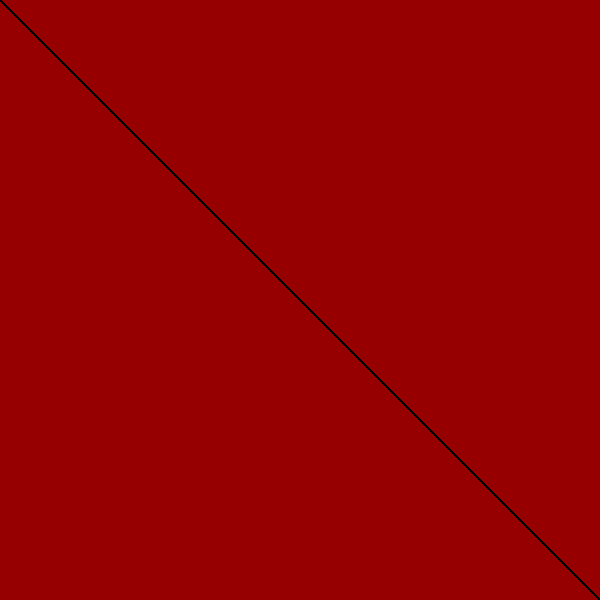
Frame 1 (no input)
Frame 60 (the mouse pressed at the canvas centre just before this capture): identical to frame 1, image omitted
Frame 120 (the mouse held since frame 60 and released just before this capture): identical to frame 1, image omitted

The Processing sketch that drew this single still picture (run headless with seeded random() and noise(); from frame 60 on, the mouse is pressed at the canvas centre):

// Processing sketch: processing_159509
// ── processing_159509.pde

void setup() {
  size(600,600);
  background(150,0,0);
  
  
}

void draw(){
  fill(255);
  smooth();
   for (int a = 900; a > 0; a -= 20) {
    triangle(300, 300, a, a,300,300);
                  }
               noFill();
 
               for (int b = 300; b > 0; b -= 20) {
    
             triangle(mouseX,mouseY,300,300,mouseX-40,mouseY-40);
                fill(125,0,mouseY);
             triangle(mouseX,mouseY,300,300,b+mouseX,b+mouseY);
             fill(0,125,0);
             triangle(300,300,mouseX,mouseY,b+mouseX,b+mouseY);
             triangle(300,300,300,300,mouseX,mouseY);
          
           
           
                  }
               
}
